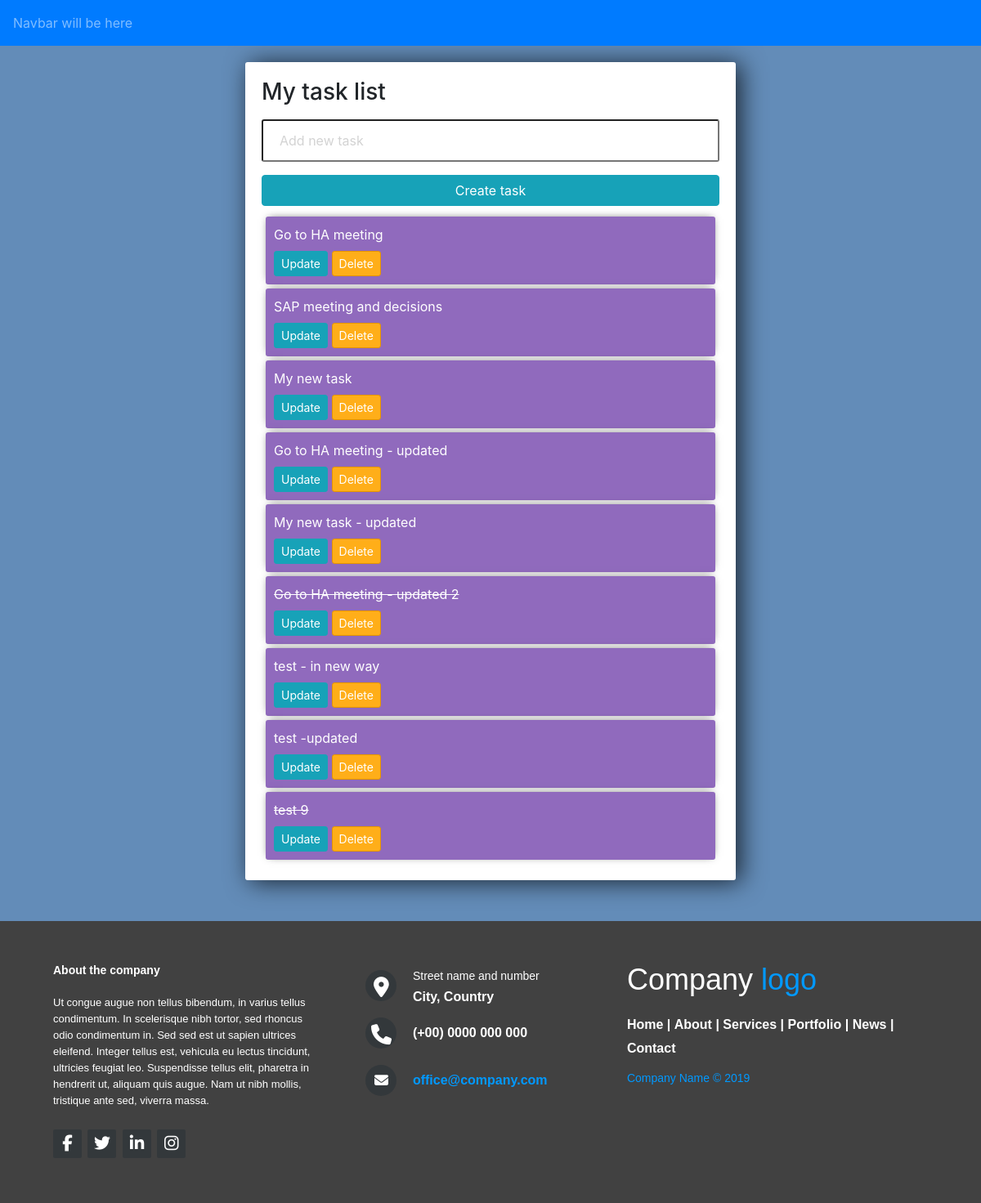
Page /todo/ on the earlier database version.
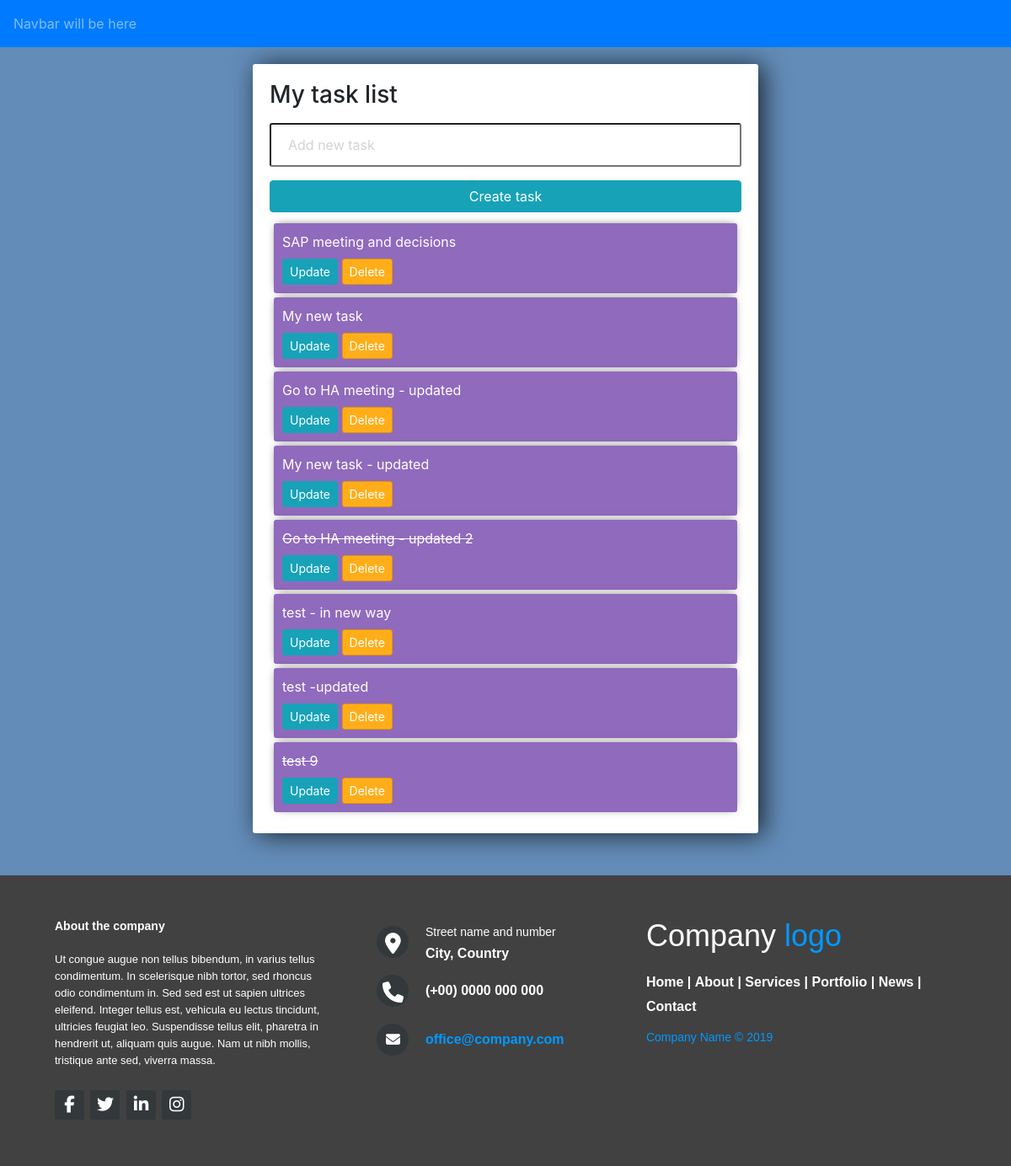
Same page on the later database version.
### tasks/models.py (models this page shows, shortened)
class Task(models.Model):
    title = models.CharField(max_length=200)
    description = models.TextField(max_length=4000, null=True, blank=True)
    completed = models.BooleanField(default=False)
    audit_cd = models.DateTimeField(auto_now_add=True)
    def __str__(self):
        return self.title

### tasks/views.py (the view, shortened to what this page needs)
# urls.py: path('', views.index, name='index'),
def index(request):
    tasks = Task.objects.all()
    form =TaskForm()
    print([t.completed for t in tasks])
    context = {'tasks':tasks, 'title':'Main page', 'form':form}
    return render(request, 'tasks/todo_list.html', context)

### tasks/forms.py
class TaskForm(forms.ModelForm):
    title = forms.CharField(widget=forms.TextInput(attrs={'placeholder':'Add new task'}))
    class Meta:
        model = Task
        fields = '__all__'

### tasks/templates/tasks/todo_list.html (shortened to what this page needs)
{% extends "tasks/index.html" %}
{% load static %}
{% block content %}
    <h3>My task list</h3>
        <form action="/todo/" method="POST">
            {{ form.title }}
            <input class="btn btn-info" type="submit" value="Create task">
        </form>
        <div class="todo-list">
        {% for t in tasks %}
            <div class="item-row">
            {% if t.completed == True %}
                <p><strike>{{ t }}</strike></p>
            {% else %}
                <p><span>{{ t }}</span></p>
            {% endif %}
            <a class="btn btn-sm btn-info" href=" {% url 'update' t.id %} ">Update</a>
            <a class="btn btn-sm btn-danger" href=" {% url 'delete' t.id %} ">Delete</a>
            </div>
        {% endfor %}
        </div>
    {% endblock  %}

### tasks/templates/tasks/index.html (shortened to what this page needs)
{% load static %}
<!DOCTYPE html>
<html lang="en">
<head>
    <link rel="stylesheet" href="https://stackpath.bootstrapcdn.com/bootstrap/4.3.1/css/bootstrap.min.css">
    <link rel="stylesheet" href="{% static '/css/main.css' %}">
</head>
<body>
    {% include "./nav.html" %}
    <div class="center-column">
    {% block content %}
    {% endblock content %}
    </div>
    {% include "./footer.html" %}
</body>
</html>

### tasks/templates/tasks/nav.html
<nav class="navbar navbar-dark bg-primary">
  <span class="navbar-text">
    Navbar will be here
  </span>
</nav>

### tasks/templates/tasks/footer.html (shortened to what this page needs)
<footer class="footer">
  <div class="footer-left col-md-4 col-sm-6">
    <p class="about">
      <span> About the company</span> Ut congue augue non tellus bibendum, in varius tellus condimentum. In scelerisque nibh tortor, sed rhoncus odio condimentum in. Sed sed est ut sapien ultrices eleifend. Integer tellus est, vehicula eu lectus tincidunt,
      ultricies feugiat leo. Suspendisse tellus elit, pharetra in hendrerit ut, aliquam quis augue. Nam ut nibh mollis, tristique ante sed, viverra massa.
    </p>
    <div class="icons">
      <a href="#"><i class="fa fa-facebook"></i></a>
      <a href="#"><i class="fa fa-twitter"></i></a>
      <a href="#"><i class="fa fa-linkedin"></i></a>
      <a href="#"><i class="fa fa-instagram"></i></a>
    </div>
  </div>
  <div class="footer-center col-md-4 col-sm-6">
    <div>
      <i class="fa fa-map-marker"></i>
      <p><span> Street name and number</span> City, Country</p>
    </div>
    <div>
      <i class="fa fa-phone"></i>
      <p> (+00) 0000 000 000</p>
    </div>
    <div>
      <i class="fa fa-envelope"></i>
      <p><a href="#"> office@company.com</a></p>
    </div>
  </div>
  <div class="footer-right col-md-4 col-sm-6">
    <h2> Company<span> logo</span></h2>
    <p class="menu">
      <a href="#"> Home</a> |
      <a href="#"> About</a> |
      <a href="#"> Services</a> |
      <a href="#"> Portfolio</a> |
      <a href="#"> News</a> |
      <a href="#"> Contact</a>
    </p>
    <p class="name"> Company Name &copy; <span id='f_year'></span></p>
  </div>
</footer>

### static/css/main.css (style rules this page uses)
body { background-color: #638CB8; }
input { width: 100%; padding: 12px 20px; margin: 8px 0; box-sizing: border-box; border-radius: 3px; }
input::placeholder { color: #d3d3d3; }
.center-column { width:600px; margin: 20px auto; padding:20px; background-color: #fff; border-radius: 3px; box-shadow: 6px 2px 30px 0px rgba(0,0,0,0.75); }
.item-row { background-color: #906abd; margin: 5px; padding: 10px; border-radius: 3px; color: #fff; font-size: 16px; box-shadow: 0px -1px 10px -4px rgba(0,0,0,0.75); }
.item-row p { margin-bottom: 0.5rem; }
.btn-danger { background-color: #ffae19; border-color: #e59400; }
.footer { background-color: #414141; width: 100%; text-align: left; font-family: sans-serif; font-weight: bold; font-size: 16px; padding: 50px; margin-top: 50px; }
.footer .footer-left, .footer .footer-center, .footer .footer-right { display: inline-block; vertical-align: top; }
.footer .footer-left { width: 33%; padding-right: 15px; }
.footer .about { line-height: 20px; color: #ffffff; font-size: 13px; font-weight: normal; margin: 0; }
.footer .about span { display: block; color: #ffffff; font-size: 14px; font-weight: bold; margin-bottom: 20px; }
.footer .icons { margin-top: 25px; }
.footer .icons a { display: inline-block; width: 35px; height: 35px; cursor: pointer; background-color: #33383b; border-radius: 2px; font-size: 20px; color: #ffffff; text-align: center; line-height: 35px; margin-right: 3px; margin-bottom: 5px; }
.footer .footer-center { width: 30%; }
.footer .footer-center i { background-color: #33383b; color: #ffffff; font-size: 25px; width: 38px; height: 38px; border-radius: 50%; text-align: center; line-height: 42px; margin: 10px 15px; vertical-align: middle; }
.footer .footer-center i.fa-envelope { font-size: 17px; line-height: 38px; }
.footer .footer-center p { display: inline-block; color: #ffffff; vertical-align: middle; margin: 0; }
.footer .footer-center p span { display: block; font-weight: normal; font-size: 14px; line-height: 2; }
.footer .footer-center p a { color: #0099ff; text-decoration: none; }
.footer .footer-right { width: 35%; }
.footer h2 { color: #ffffff; font-size: 36px; font-weight: normal; margin: 0; }
.footer h2 span { color: #0099ff; }
.footer .menu { color: #ffffff; margin: 20px 0 12px; padding: 0; }
.footer .menu a { display: inline-block; line-height: 1.8; text-decoration: none; color: inherit; }
.footer .name { color: #0099ff; font-size: 14px; font-weight: normal; margin: 0; }

Differences in the rows shown:
removed Task: title "Go to HA meeting"
